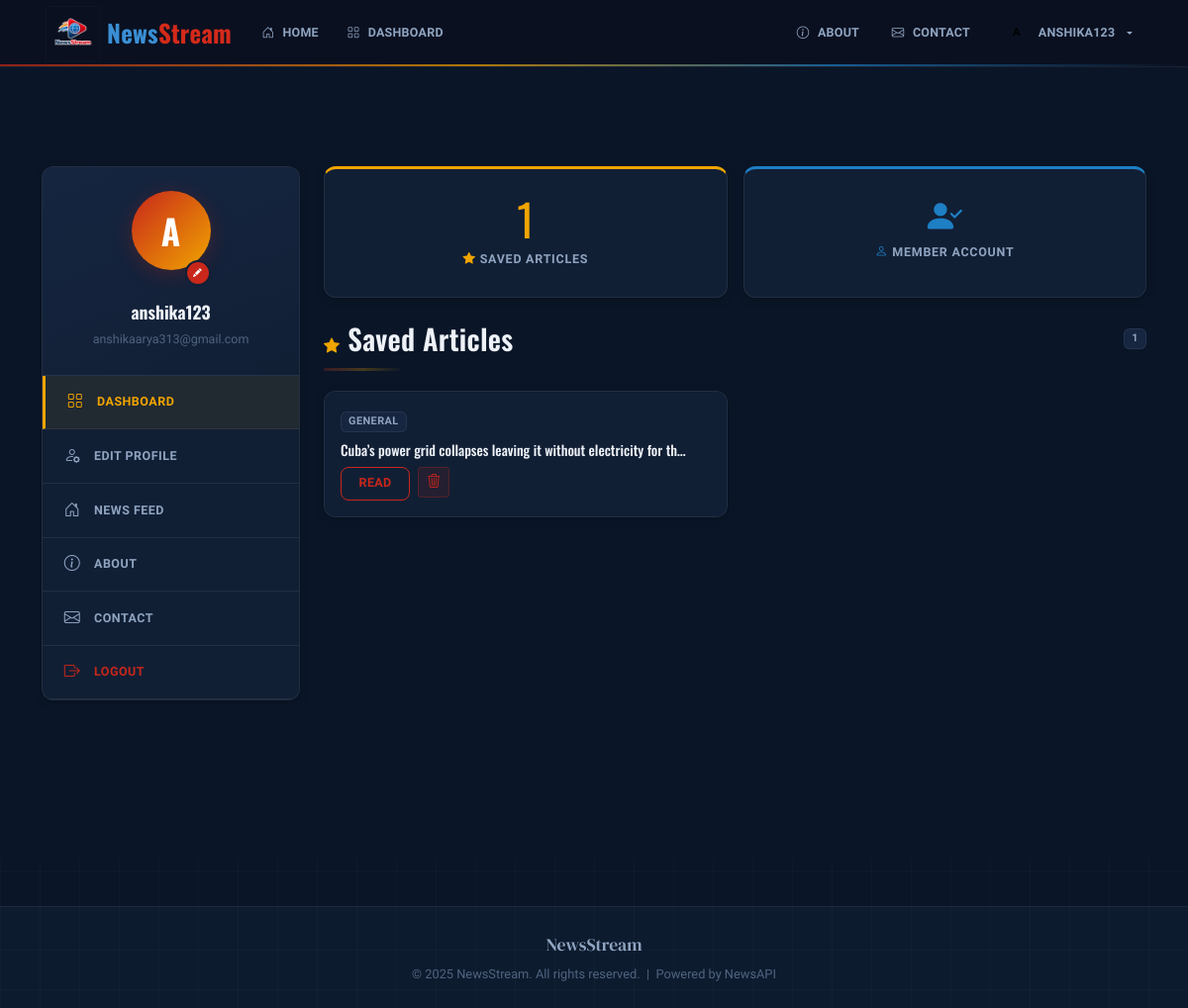
Page /dashboard (signed in) on the committed database.
### database.py (models this page shows, shortened)
class User(UserMixin, db.Model):
    id            = db.Column(db.Integer, primary_key=True)
    username      = db.Column(db.String(80),  unique=True, nullable=False)
    email         = db.Column(db.String(120), unique=True, nullable=False)
    password_hash = db.Column(db.String(256), nullable=False)
    is_admin      = db.Column(db.Boolean, default=False)
    is_super_admin= db.Column(db.Boolean, default=False)  # only 1 super admin, can manage sub-admins
    is_active     = db.Column(db.Boolean, default=True)
    profile_pic   = db.Column(db.String(500), nullable=True)
    bio           = db.Column(db.String(300), nullable=True)
    joined_at     = db.Column(db.DateTime, default=datetime.utcnow)
    bookmarks     = db.relationship('Bookmark', backref='user', lazy=True, cascade='all, delete-orphan')

class Bookmark(db.Model):
    id      = db.Column(db.Integer, primary_key=True)
    user_id = db.Column(db.Integer, db.ForeignKey('user.id'), nullable=False)
    news_id = db.Column(db.Integer, db.ForeignKey('news.id'), nullable=False)

class News(db.Model):
    id            = db.Column(db.Integer, primary_key=True)
    title         = db.Column(db.String(200), nullable=False)
    description   = db.Column(db.Text)
    url           = db.Column(db.String(500))
    image_url     = db.Column(db.String(500))
    source        = db.Column(db.String(100))
    category      = db.Column(db.String(50))
    published_at  = db.Column(db.DateTime)
    is_featured   = db.Column(db.Boolean, default=False)
    is_admin_post = db.Column(db.Boolean, default=False)
    is_approved   = db.Column(db.Boolean, default=True)
    bookmarks     = db.relationship('Bookmark', backref='news', lazy=True, cascade='all, delete-orphan')

### app.py (the view)
@app.route('/dashboard')
@login_required
def dashboard():
    return render_template('user/dashboard.html', bookmarks=current_user.bookmarks)

### app.py (called while the page is built, shortened)
@login_manager.user_loader
def load_user(user_id):
    return db.session.get(User, int(user_id))

@app.context_processor
def inject_admin_globals():
    return {}

### templates/user/dashboard.html (shortened to what this page needs)
{% extends "base.html" %}
{% block content %}
<div class="row g-4">
    <div class="col-lg-3 col-md-4">
        <div class="user-sidebar">
            <div class="p-4 text-center" style="border-bottom:1px solid var(--navy-border);background:linear-gradient(160deg,var(--bg-surface),var(--bg-card));">
                <div class="mb-3" style="position:relative;display:inline-block;">
                    {% if current_user.profile_pic %}
                    <img src="{{ current_user.profile_pic }}"
                         style="width:80px;height:80px;border-radius:50%;object-fit:cover;border:3px solid var(--gold);box-shadow:0 4px 20px var(--red-glow);"
                         onerror="this.style.display='none';this.nextElementSibling.style.display='flex';">
                    <div class="user-avatar" style="display:none;">{{ current_user.username[0]|upper }}</div>
                    {% else %}
                    <div class="user-avatar">{{ current_user.username[0]|upper }}</div>
                    {% endif %}
                    <a href="{{ url_for('edit_profile') }}"
                       style="position:absolute;bottom:0;right:0;width:26px;height:26px;background:var(--red);border-radius:50%;display:flex;align-items:center;justify-content:center;border:2px solid var(--bg-card);" title="Edit Profile">
                        <i class="bi bi-pencil-fill" style="color:#fff;font-size:0.55rem;"></i>
                    </a>
                </div>
                <h6 class="fw-bold mb-1" style="font-family:'Oswald',sans-serif;font-size:1.1rem;">{{ current_user.username }}</h6>
                <small style="color:var(--text-muted);font-size:0.78rem;">{{ current_user.email }}</small>
            </div>
            <nav class="sidebar-nav">
                <a href="{{ url_for('dashboard') }}" class="sidebar-nav-item active"><i class="bi bi-grid"></i> Dashboard</a>
                <a href="{{ url_for('edit_profile') }}" class="sidebar-nav-item"><i class="bi bi-person-gear"></i> Edit Profile</a>
                <a href="{{ url_for('index') }}" class="sidebar-nav-item"><i class="bi bi-house-door"></i> News Feed</a>
                <a href="{{ url_for('about') }}" class="sidebar-nav-item"><i class="bi bi-info-circle"></i> About</a>
                <a href="{{ url_for('contact') }}" class="sidebar-nav-item"><i class="bi bi-envelope"></i> Contact</a>
                <a href="{{ url_for('logout') }}" class="sidebar-nav-item" style="color:var(--red)!important;"><i class="bi bi-box-arrow-right"></i> Logout</a>
            </nav>
        </div>
    </div>
    <div class="col-lg-9 col-md-8">
        <div class="row g-3 mb-4">
            <div class="col-6">
                <div class="stats-card text-center h-100" style="border-top:3px solid var(--gold);padding:1.75rem 1rem;">
                    <div class="stat-number">{{ bookmarks|length }}</div>
                    <div style="color:var(--text-secondary);font-size:0.78rem;margin-top:8px;font-weight:700;text-transform:uppercase;letter-spacing:0.06em;">
                        <i class="bi bi-star-fill me-1" style="color:var(--gold);"></i>Saved Articles
                    </div>
                </div>
            </div>
            <div class="col-6">
                <div class="stats-card text-center h-100" style="border-top:3px solid {% if current_user.is_admin %}var(--red){% else %}var(--sky-blue){% endif %};padding:1.75rem 1rem;">
                    {% if current_user.is_admin %}
                    <div style="font-family:'Oswald',sans-serif;font-size:2.2rem;color:var(--red);line-height:1;font-weight:700;"><i class="bi bi-shield-fill-check"></i></div>
                    <div style="color:var(--text-secondary);font-size:0.78rem;margin-top:8px;font-weight:700;text-transform:uppercase;letter-spacing:0.06em;"><i class="bi bi-shield-check me-1" style="color:var(--red);"></i>Admin Account</div>
                    {% else %}
                    <div style="font-family:'Oswald',sans-serif;font-size:2.2rem;color:var(--sky-blue);line-height:1;font-weight:700;"><i class="bi bi-person-check-fill"></i></div>
                    <div style="color:var(--text-secondary);font-size:0.78rem;margin-top:8px;font-weight:700;text-transform:uppercase;letter-spacing:0.06em;"><i class="bi bi-person me-1" style="color:var(--sky-blue);"></i>Member Account</div>
                    {% endif %}
                </div>
            </div>
        </div>
        <div class="d-flex align-items-center justify-content-between mb-2">
            <h4 class="section-title mb-0"><i class="bi bi-star-fill me-2" style="color:var(--gold);font-size:1rem;"></i>Saved Articles</h4>
            <span class="badge bg-secondary">{{ bookmarks|length }}</span>
        </div>
        <hr class="divider-line">
        {% if bookmarks %}
        <div class="row g-3">
            {% for bookmark in bookmarks %}
            <div class="col-md-6">
                <div class="card h-100 news-card overflow-hidden" onclick="window.location.href='{{ url_for('news_detail', news_id=bookmark.news.id) }}';" style="cursor:pointer;animation:none;">
                    <div class="card-body p-3">
                        <span class="badge bg-secondary mb-2">{{ bookmark.news.category|title }}</span>
                        <h6 class="card-title mb-2" style="font-size:0.88rem;">{{ bookmark.news.title[:65] }}{% if bookmark.news.title|length > 65 %}…{% endif %}</h6>
                        <div class="d-flex gap-2 mt-2">
                            <a href="{{ url_for('news_detail', news_id=bookmark.news.id) }}" class="btn btn-sm btn-outline-primary" onclick="event.stopPropagation();">Read</a>
                            <form method="POST" action="{{ url_for('bookmark_news', news_id=bookmark.news.id) }}" style="display:inline;" onclick="event.stopPropagation();">
                                <button type="submit" class="btn btn-sm" style="background:rgba(200,39,26,0.1);border:1px solid rgba(200,39,26,0.3);color:var(--red);"><i class="bi bi-trash3"></i></button>
                            </form>
                        </div>
                    </div>
                </div>
            </div>
            {% endfor %}
        </div>
        {% endif %}
    </div>
</div>
{% endblock %}

### templates/base.html (shortened to what this page needs)
<!DOCTYPE html>
<html lang="en">
<head>
    <link href="https://cdn.jsdelivr.net/npm/bootstrap@5.3.2/dist/css/bootstrap.min.css" rel="stylesheet">
    <link href="https://cdn.jsdelivr.net/npm/bootstrap-icons@1.11.0/font/bootstrap-icons.css" rel="stylesheet">
    <link rel="stylesheet" href="{{ url_for('static', filename='css/style.css') }}">
</head>
<body>
<nav class="navbar navbar-expand-lg navbar-dark fixed-top">
    <div class="container">
        <a class="navbar-brand" href="{{ url_for('index') }}" style="padding:0;display:flex;align-items:center;gap:0;text-decoration:none;">
            <img src="{{ url_for('static', filename='images/logo.png') }}"
                 alt="NewsStream"
                 class="navbar-logo">
            <span class="navbar-brand-text">
                <span class="brand-news">News</span><span class="brand-stream">Stream</span>
            </span>
        </a>
        <div class="collapse navbar-collapse" id="navbarNav">
            <ul class="navbar-nav me-auto">
                <li class="nav-item">
                    <a class="nav-link" href="{{ url_for('index') }}">
                        <i class="bi bi-house-door"></i> Home
                    </a>
                </li>
                {% if current_user.is_authenticated %}
                <li class="nav-item">
                    <a class="nav-link" href="{{ url_for('dashboard') }}">
                        <i class="bi bi-grid"></i> Dashboard
                    </a>
                </li>
                {% endif %}
            </ul>
            <ul class="navbar-nav ms-auto align-items-center gap-1">
                <li class="nav-item">
                    <a class="nav-link" href="{{ url_for('about') }}"><i class="bi bi-info-circle"></i> About</a>
                </li>
                <li class="nav-item">
                    <a class="nav-link" href="{{ url_for('contact') }}"><i class="bi bi-envelope"></i> Contact</a>
                </li>
                {% if current_user.is_authenticated %}
                    <li class="nav-item dropdown">
                        <a class="nav-link dropdown-toggle d-flex align-items-center gap-2" href="#" role="button" data-bs-toggle="dropdown">
                            <span style="width:28px;height:28px;border-radius:50%;background:linear-gradient(135deg,var(--primary),var(--accent-purple));display:inline-flex;align-items:center;justify-content:center;font-size:0.7rem;font-weight:700;color:#000;">
                            </span>
                            {{ current_user.username }}
                        </a>
                    </li>
                {% endif %}
            </ul>
        </div>
    </div>
</nav>
<main class="main-content">
    <div class="container py-4 mt-2">
        {% block content %}{% endblock %}
    </div>
</main>
<footer class="mt-5 py-4">
    <div class="container text-center">
        <p class="mb-1" style="font-family:'DM Serif Display',serif;font-size:1.1rem;color:var(--text-secondary);">NewsStream</p>
        <p class="mb-0" style="color:var(--text-muted);font-size:0.8rem;">&copy; 2025 NewsStream. All rights reserved. &nbsp;|&nbsp; Powered by NewsAPI</p>
    </div>
</footer>
</body>
</html>

### rows in the picture
User: username "ANSHIKA123", username "A", username "anshika123", email "anshikaarya313@gmail.com"
Bookmark: news.category "GENERAL", news "Cuba’s power grid collapses leaving it without electricity for th"

### other values in the picture
{{ bookmarks|length }} "1"
